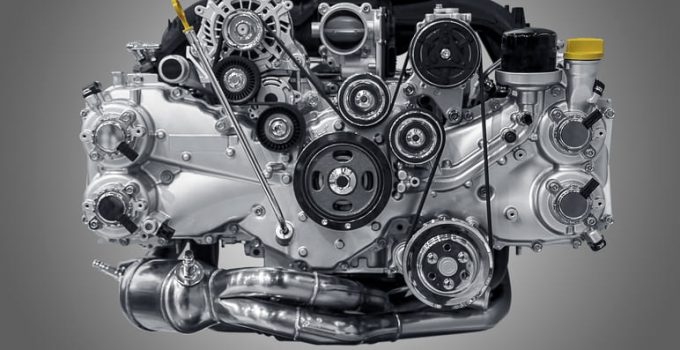
#> input picture motor.jpg, 680 x 350 px
$ python trnasformada_circulo.py
#> lines starting #> are read from the running program, lines starting #| are printed output that depends on the picture; after the words box and inside, x2 and y2 are one past the last pixel; in counts of white or black regions, pixels touching at a corner belong together
import cv2
import numpy as np

img = cv2.imread('motor.jpg', cv2.IMREAD_COLOR)
#> img is the input picture: shape (350, 680, 3); mean B, G, R 112.3, 109.5, 108.6
cv2.imshow('Original', img)
cv2.waitKey(0)

gray = cv2.cvtColor(img, cv2.COLOR_BGR2GRAY)
cv2.imshow('Gris', gray)
cv2.waitKey(0)

gray_blurred = cv2.blur(gray, (9, 9))
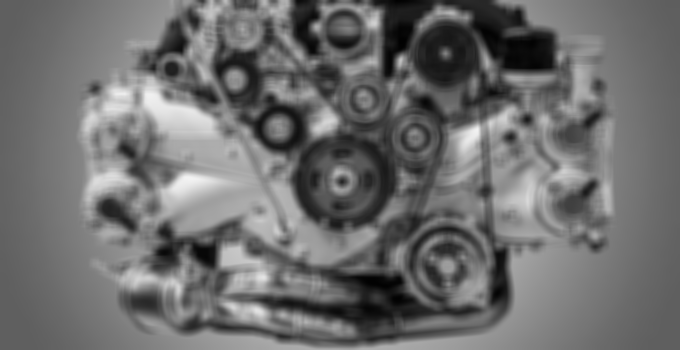
#> gray_blurred: shape (350, 680); min 1, max 242, mean 109.5
cv2.imshow('Borrosa', gray_blurred )
cv2.waitKey(0)

detected_circles = cv2.HoughCircles(gray_blurred, cv2.HOUGH_GRADIENT, 1, 20, param1 = 50, param2 = 30, minRadius = 2, maxRadius =30)
#> detected_circles = [[444.5, 260.5, 27.2], [343.5, 29.5, 27.2], [569.5, 202.5, 29.4], [361.5, 95.5, 27.1], [573.5, 132.5, 21.7], [417.5, 138.5, 21.6], [339.5, 181.5, 13.4]]

if detected_circles is not None:


    detected_circles = np.uint16(np.around(detected_circles))
#> detected_circles = [[444, 260, 27], [344, 30, 27], [570, 202, 29], [362, 96, 27], [574, 132, 22], [418, 138, 22], [340, 182, 13]]


    for pt in detected_circles[0, :]:
        a, b, r = pt[0], pt[1], pt[2]

        cv2.circle(img, (a, b), r, (0, 255, 0), 2)

        print("Centro ({:}, {:}), radio = {:}".format(a, b, r))

        cv2.circle(img, (a, b), 1, (0, 0, 255), 3)

        cv2.imshow("Detección de circunferencias", img)
        cv2.waitKey(0)
#> this loop made 7 passes
#| Centro (444, 260), radio = 27
#| Centro (344, 30), radio = 27
#| Centro (570, 202), radio = 29
#| Centro (362, 96), radio = 27
#| Centro (574, 132), radio = 22
#| Centro (418, 138), radio = 22
#| Centro (340, 182), radio = 13
#> pass 1, `cv2.imshow("Detección de circunferencias", img)`:
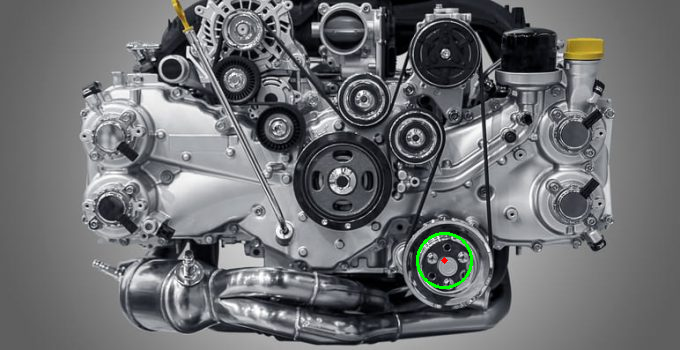
#> window 'Detección de circunferencias': shape (350, 680, 3); mean B, G, R 112.1, 109.8, 108.4
#> pass 2, `cv2.imshow("Detección de circunferencias", img)`:
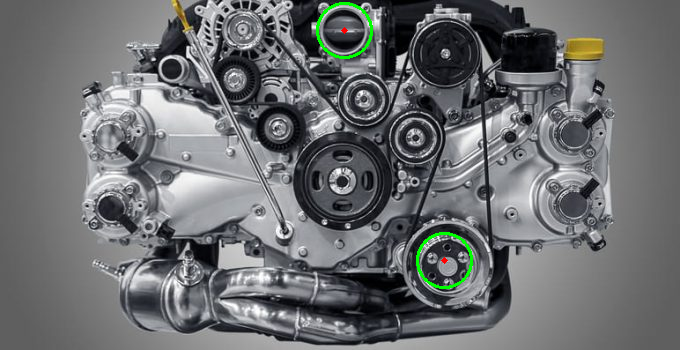
#> window 'Detección de circunferencias': shape (350, 680, 3); mean B, G, R 111.8, 110.1, 108.2
#> after the loop:
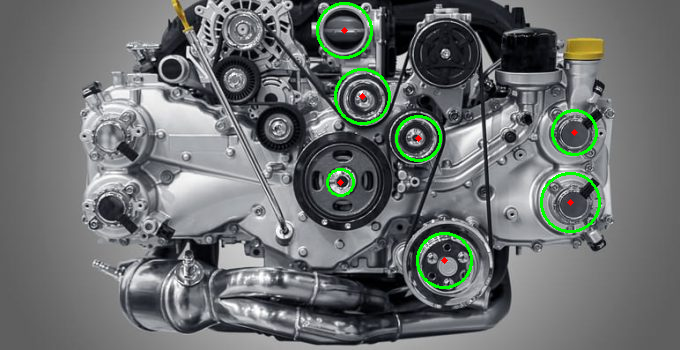
#> img: shape (350, 680, 3); 1.4% of pixels changed, all inside (x1, y1, x2, y2) = (316, 2, 601, 289)

cv2.destroyAllWindows()
